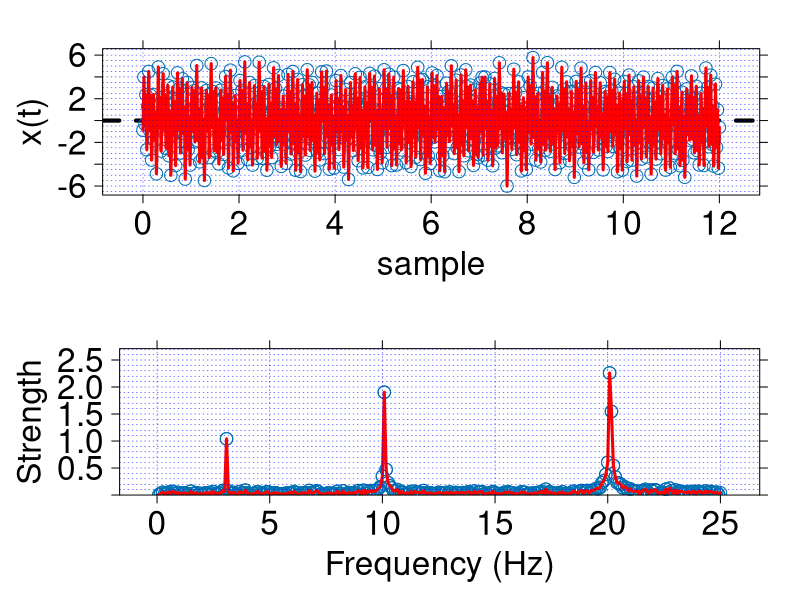

Reproduce this figure in R.

#
# Use of the following functions
# plot.timeseries.frequency.spectrum(y,t,mag,f)
#  freqfeatures <- freqfeatures(mag)
#
#

##################################################
# ref
# https://onestepafteranother.wordpress.com/signal-analysis-and-fast-fourier-transforms-in-r/


##################################################################
##################################################################
###
###  LIBRARIES
###
library(lattice) # for xyplot
library(stats) # for fft
library(base) # which.min(x) or which.max(x)

##################################################################
##################################################################
###
###  FUNCTIONS
###
plot.timeseries <- function(time.series, tn) {

# plot <- xyplot(time.series ~ 0: length(time.series),
 # plot <-

 xyplot( time.series ~ tn,
                    col.line = c('red'), type = c("b"), lty=1, lwd=3,
                    pch=1, cex=1.5,
                    xlab=list(label="sample", cex=2),
                    ylab=list(label="x(t)", cex=2),
                    scales=list(font=1, cex=2
                                #,y=list(at=seq(-2,2,1),limits=c(-2.1,2.1))
                                #x=list(at=seq(-5,5,2),limits=c(-7,7))
                    ),
                    abline=list(h=c(0),lwd=4,lty=2),

                    ##function to modify the grid pattern
                    panel=function(...) {
                      panel.xyplot(...)
                      panel.grid(h=-20, v=-1, col.line="blue", lwd=0.5, lty=3 )
                    }

  )

}

plot.frequency.spectrum <- function(X,f){

xyplot( X ~ f,
                   col.line = c('red'),
                   type = c("b"), lty=1, lwd=3,
                   pch=1, cex=1.5,
                   xlab=list(label="Frequency (Hz)", cex=2),
                   ylab=list(label="Strength", cex=2),
                   scales=list(font=1, cex=2,
                     y=list(limits=c( 0,  max(X) +  (20*max(X))/100   ) )
                     ),
                   ##function to modify the grid pattern
                   panel=function(...) {
                     panel.xyplot(...)
                     panel.grid(h=-20, v=-1, col.line="blue", lwd=0.5, lty=3 )
                   }

                   )

}



##################################################################
##################################################################
###
###  MAIN
###


##################################################################
# Time Domain setup
acq.freq <- 50
dt <- 1/acq.freq #s

T <- 12
df <- 1/T
n <- T/dt


#CREATE OUR TIME SERIES DATA

t <- seq(0,T,by=dt)

dc.component <- 0
component.strength <- c(1,2,3) # strength of signal components
component.freqs <- c(3,10,20)        # frequency of signal components (Hz)
component.delay <- c(0,0,0)         # delay of signal components (radians)


f   <- function(t) {
  dc.component + sum( component.strength * sin(2*pi*component.freqs*t + component.delay))
}

sd.additivenoise <- 0.5    # additive noise standard deviation
mean.amplitude <- 0

y <- sapply(t, function(t) f(t)) +  rnorm(length(t), mean = mean.amplitude, sd = sd.additivenoise)

 # y <- y + 50*t # let's create a linear trend
# trend <- lm(y~t)
# y <- trend$residuals




##################################################################
# Frequency Domain setup

#CREATE OUR FREQUENCY ARRAY
f <- 1:length(t)/T
f <- f[1:length(f)/2]


#FOURIER TRANSFORM WORK
Y <- fft(y)
mag <- Mod(Y)*2/n
mag <- mag[1:length(f)/2]

# Discrete Fourier transforms can be normalized in different ways.
# Some apply the whole normalization to the forward transform, some to
# the reverse transform, some apply the square root to each, and some
# don't normalize at all (in which case the reverse of the forward
# transform will need scaling).
# http://r.789695.n4.nabble.com/Is-R-s-fast-fourier-transform-function-different-from-quot-fft2-quot-in-Matlab-td864669.html




plot.timeseries.frequency.spectrum <- function(y,t,Xf,f){
  pts <- plot.timeseries(y,t)
  pfs <- plot.frequency.spectrum( Xf, f)
  print(pts, split = c(1, 1, 1, 2), more = TRUE)
  print(pfs, split = c(1, 2, 1, 2), more = FALSE)

}


plot.timeseries.frequency.spectrum(y,t,mag,f)


##################################################################
# Frequency Domain Features function
#
freqfeatures <- function(mag){

  ### * DC Component
  DC_component <- mag[1]

  ### * Energy  READ MORE [https://cran.r-project.org/web/packages/psd/vignettes/normalization.pdf]
  energy <- sum(mag)

  ### * ratio between the maximum magnitude and the sum of all the magnitude values
  max_sum_mag_ratio <- max(mag) / sum(mag)

  ### * frequency bin that contains the maxium magnitude value
  max_mag_bin <- which.max(mag)
  freq_bin <- f[max_mag_bin]

  freq.feat <- c(DC_component, energy, max_sum_mag_ratio, freq_bin)

message("FREQFEAT >>> ", "dc:",freq.feat[1], "  energy:", freq.feat[2], "  smratio:", freq.feat[3], "  fbin:", freq.feat[4])

return(freq.feat)

}


freqfeatures <- freqfeatures(mag)
